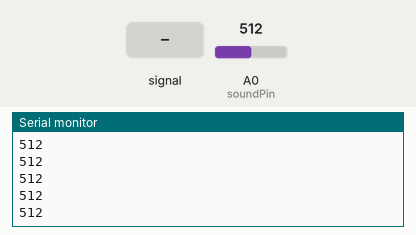
Simulated run of this sketch. Board: Arduino Uno, built with avr-gcc and run on an emulated ATmega328P. Parts: the last lines printed to the serial monitor. Inputs (shaded band) come from the test bench; at power-on: A0 (soundPin) = 512.

Above: at 1.2 s.
1.3 s: A0 (soundPin) fed a 200 Hz sine of ±81 counts around its level
At 1.31 s:
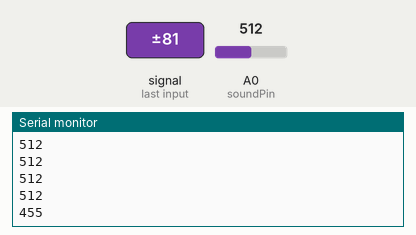
2.8 s: A0 (soundPin) set to 716
At 2.82 s:
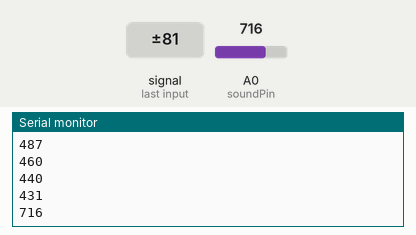
4.3 s: A0 (soundPin) fed a 1000 Hz sine of ±255 counts around its level
At 4.32 s:
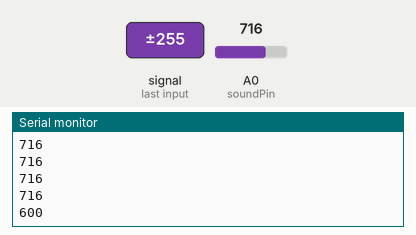
5.8 s: A0 (soundPin) set to 900
At 5.83 s:
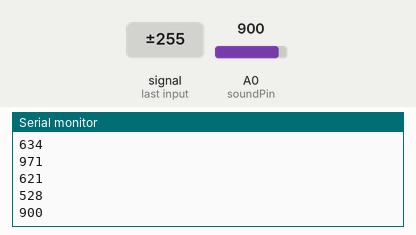
Timing chart, 0 to 8.3 s (numbered marks = the images above; inputs shaded):
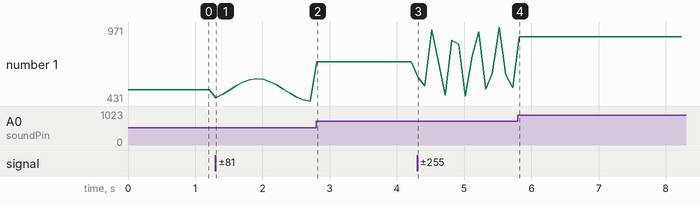

The sketch:

Microphone.ino
```cpp
// VU METER

int soundPin = A0;

void setup() {
  // put your setup code here, to run once:
Serial.begin(9600);
}

void loop() {
  // put your main code here, to run repeatedly:
int value = analogRead(soundPin);
 int topLED = 1 + abs(value) / 10;
 for (int i =0; i < topLED; i++)
 {
  //Serial.print("*");
 }
 if (value > 350){
   Serial.println();
   Serial.println(value); // print value for checking purposes
    //delay(3000);
 }
 delay(100);
}
```

Measured:
- after the input at 1.3 s, the serial monitor: prints a new line at once (image 1)
- after the input at 2.8 s, the serial monitor: prints a new line at once (image 2)
- after the input at 4.3 s, the serial monitor: prints a new line at once (image 3)
- after the input at 5.8 s, the serial monitor: prints a new line at once (image 4)
- plotted number 1: 512 → 431 after the input at 1.3 s, 431 → 716 after the input at 2.8 s, 716 → 528 after the input at 4.3 s, 528 → 900 after the input at 5.8 s
